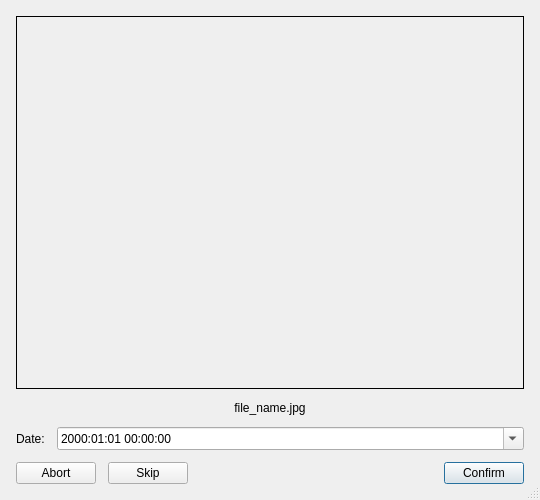
<?xml version="1.0" encoding="UTF-8"?>
<ui version="4.0">
 <class>ManualDateDialog</class>
 <widget class="QDialog" name="ManualDateDialog">
  <property name="geometry">
   <rect><x>0</x><y>0</y><width>540</width><height>500</height></rect>
  </property>
  <property name="windowTitle">
   <string>Enter image date</string>
  </property>
  <property name="modal"><bool>true</bool></property>
  <property name="sizeGripEnabled"><bool>true</bool></property>

  <layout class="QVBoxLayout" name="mainLayout">
   <property name="spacing"><number>12</number></property>
   <property name="leftMargin"><number>16</number></property>
   <property name="topMargin"><number>16</number></property>
   <property name="rightMargin"><number>16</number></property>
   <property name="bottomMargin"><number>16</number></property>

   <!-- Anteprima: si espande con la finestra -->
   <item>
    <widget class="QLabel" name="imagePreview">
     <property name="sizePolicy">
      <sizepolicy hsizetype="Expanding" vsizetype="Expanding">
       <horstretch>0</horstretch>
       <verstretch>1</verstretch>
      </sizepolicy>
     </property>
     <property name="minimumSize">
      <size><width>200</width><height>150</height></size>
     </property>
     <property name="frameShape">
      <enum>QFrame::Shape::Box</enum>
     </property>
     <property name="text"><string/></property>
     <property name="alignment">
      <set>Qt::AlignmentFlag::AlignCenter</set>
     </property>
     <property name="scaledContents"><bool>false</bool></property>
    </widget>
   </item>

   <!-- Nome file -->
   <item>
    <widget class="QLabel" name="fileNameLabel">
     <property name="sizePolicy">
      <sizepolicy hsizetype="Expanding" vsizetype="Preferred">
       <horstretch>0</horstretch>
       <verstretch>0</verstretch>
      </sizepolicy>
     </property>
     <property name="text"><string>file_name.jpg</string></property>
     <property name="alignment">
      <set>Qt::AlignmentFlag::AlignCenter</set>
     </property>
     <property name="wordWrap"><bool>true</bool></property>
    </widget>
   </item>

   <!-- Riga data -->
   <item>
    <layout class="QHBoxLayout" name="dateLayout">
     <item>
      <widget class="QLabel" name="dateLabel">
       <property name="text"><string>Date:</string></property>
      </widget>
     </item>
     <item>
      <widget class="QDateTimeEdit" name="dateTimeEdit">
       <property name="sizePolicy">
        <sizepolicy hsizetype="Expanding" vsizetype="Fixed">
         <horstretch>1</horstretch>
         <verstretch>0</verstretch>
        </sizepolicy>
       </property>
       <property name="displayFormat">
        <string>yyyy:MM:dd HH:mm:ss</string>
       </property>
       <property name="calendarPopup"><bool>true</bool></property>
      </widget>
     </item>
    </layout>
   </item>

   <!-- Bottoni -->
   <item>
    <layout class="QHBoxLayout" name="buttonLayout">
     <item>
      <widget class="QPushButton" name="abortButton">
       <property name="text"><string>Abort</string></property>
      </widget>
     </item>
     <item>
      <widget class="QPushButton" name="skipButton">
       <property name="text"><string>Skip</string></property>
      </widget>
     </item>
     <item>
      <spacer name="buttonSpacer">
       <property name="orientation">
        <enum>Qt::Orientation::Horizontal</enum>
       </property>
       <property name="sizeHint" stdset="0">
        <size><width>40</width><height>20</height></size>
       </property>
      </spacer>
     </item>
     <item>
      <widget class="QPushButton" name="confirmButton">
       <property name="text"><string>Confirm</string></property>
       <property name="default"><bool>true</bool></property>
      </widget>
     </item>
    </layout>
   </item>

  </layout>
 </widget>
 <resources/>
 <connections/>
</ui>
